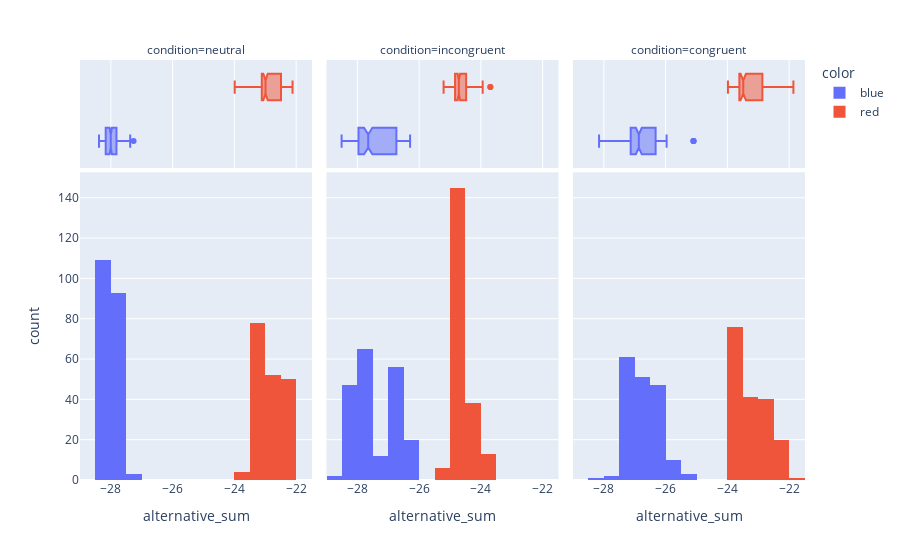

Notebook code for this chart:
### Code cell
px.histogram(df, x='alternative_sum', 
             color='color',marginal="box",
             facet_col='condition')

### Figure 1 — Plotly figure (JSON) as saved in the notebook; plotly's stock layout.template omitted (floating-point values rounded to 4 significant figures; data arrays with more than 128 entries replaced by an {"elided": "..."} marker saying what was removed)
{"data": [{"bingroup": "x", "hovertemplate": "color=blue<br>condition=neutral<br>alternative_sum=%{x}<br>count=%{y}<extra></extra>", "legendgroup": "blue", "marker": {"color": "#636efa", "pattern": {"shape": ""}}, "name": "blue", "orientation": "v", "showlegend": true, "type": "histogram", "x": {"elided": "205 float values"}, "xaxis": "x", "yaxis": "y"}, {"hovertemplate": "color=blue<br>condition=neutral<br>alternative_sum=%{x}<extra></extra>", "legendgroup": "blue", "marker": {"color": "#636efa"}, "name": "blue", "notched": true, "showlegend": false, "type": "box", "x": {"elided": "205 float values"}, "xaxis": "x4", "yaxis": "y4"}, {"bingroup": "x", "hovertemplate": "color=blue<br>condition=incongruent<br>alternative_sum=%{x}<br>count=%{y}<extra></extra>", "legendgroup": "blue", "marker": {"color": "#636efa", "pattern": {"shape": ""}}, "name": "blue", "orientation": "v", "showlegend": false, "type": "histogram", "x": {"elided": "202 float values"}, "xaxis": "x2", "yaxis": "y2"}, {"hovertemplate": "color=blue<br>condition=incongruent<br>alternative_sum=%{x}<extra></extra>", "legendgroup": "blue", "marker": {"color": "#636efa"}, "name": "blue", "notched": true, "showlegend": false, "type": "box", "x": {"elided": "202 float values"}, "xaxis": "x5", "yaxis": "y5"}, {"bingroup": "x", "hovertemplate": "color=blue<br>condition=congruent<br>alternative_sum=%{x}<br>count=%{y}<extra></extra>", "legendgroup": "blue", "marker": {"color": "#636efa", "pattern": {"shape": ""}}, "name": "blue", "orientation": "v", "showlegend": false, "type": "histogram", "x": {"elided": "175 float values"}, "xaxis": "x3", "yaxis": "y3"}, {"hovertemplate": "color=blue<br>condition=congruent<br>alternative_sum=%{x}<extra></extra>", "legendgroup": "blue", "marker": {"color": "#636efa"}, "name": "blue", "notched": true, "showlegend": false, "type": "box", "x": {"elided": "175 float values"}, "xaxis": "x6", "yaxis": "y6"}, {"bingroup": "x", "hovertemplate": "color=red<br>condition=neutral<br>alternative_sum=%{x}<br>count=%{y}<extra></extra>", "legendgroup": "red", "marker": {"color": "#EF553B", "pattern": {"shape": ""}}, "name": "red", "orientation": "v", "showlegend": true, "type": "histogram", "x": {"elided": "184 float values"}, "xaxis": "x", "yaxis": "y"}, {"hovertemplate": "color=red<br>condition=neutral<br>alternative_sum=%{x}<extra></extra>", "legendgroup": "red", "marker": {"color": "#EF553B"}, "name": "red", "notched": true, "showlegend": false, "type": "box", "x": {"elided": "184 float values"}, "xaxis": "x4", "yaxis": "y4"}, {"bingroup": "x", "hovertemplate": "color=red<br>condition=incongruent<br>alternative_sum=%{x}<br>count=%{y}<extra></extra>", "legendgroup": "red", "marker": {"color": "#EF553B", "pattern": {"shape": ""}}, "name": "red", "orientation": "v", "showlegend": false, "type": "histogram", "x": {"elided": "202 float values"}, "xaxis": "x2", "yaxis": "y2"}, {"hovertemplate": "color=red<br>condition=incongruent<br>alternative_sum=%{x}<extra></extra>", "legendgroup": "red", "marker": {"color": "#EF553B"}, "name": "red", "notched": true, "showlegend": false, "type": "box", "x": {"elided": "202 float values"}, "xaxis": "x5", "yaxis": "y5"}, {"bingroup": "x", "hovertemplate": "color=red<br>condition=congruent<br>alternative_sum=%{x}<br>count=%{y}<extra></extra>", "legendgroup": "red", "marker": {"color": "#EF553B", "pattern": {"shape": ""}}, "name": "red", "orientation": "v", "showlegend": false, "type": "histogram", "x": {"elided": "178 float values"}, "xaxis": "x3", "yaxis": "y3"}, {"hovertemplate": "color=red<br>condition=congruent<br>alternative_sum=%{x}<extra></extra>", "legendgroup": "red", "marker": {"color": "#EF553B"}, "name": "red", "notched": true, "showlegend": false, "type": "box", "x": {"elided": "178 float values"}, "xaxis": "x6", "yaxis": "y6"}], "layout": {"annotations": [{"font": {}, "showarrow": false, "text": "condition=neutral", "x": 0.16, "xanchor": "center", "xref": "paper", "y": 1, "yanchor": "bottom", "yref": "paper"}, {"font": {}, "showarrow": false, "text": "condition=incongruent", "x": 0.5, "xanchor": "center", "xref": "paper", "y": 1, "yanchor": "bottom", "yref": "paper"}, {"font": {}, "showarrow": false, "text": "condition=congruent", "x": 0.84, "xanchor": "center", "xref": "paper", "y": 1, "yanchor": "bottom", "yref": "paper"}], "barmode": "relative", "legend": {"title": {"text": "color"}, "tracegroupgap": 0}, "margin": {"t": 60}, "xaxis": {"anchor": "y", "domain": [0, 0.32], "title": {"text": "alternative_sum"}}, "xaxis2": {"anchor": "y2", "domain": [0.34, 0.66], "matches": "x", "title": {"text": "alternative_sum"}}, "xaxis3": {"anchor": "y3", "domain": [0.68, 1.0], "matches": "x", "title": {"text": "alternative_sum"}}, "xaxis4": {"anchor": "y4", "domain": [0, 0.32], "matches": "x", "showgrid": true, "showticklabels": false}, "xaxis5": {"anchor": "y5", "domain": [0.34, 0.66], "matches": "x", "showgrid": true, "showticklabels": false}, "xaxis6": {"anchor": "y6", "domain": [0.68, 1.0], "matches": "x", "showgrid": true, "showticklabels": false}, "yaxis": {"anchor": "x", "domain": [0, 0.7326], "title": {"text": "count"}}, "yaxis2": {"anchor": "x2", "domain": [0, 0.7326], "matches": "y", "showticklabels": false}, "yaxis3": {"anchor": "x3", "domain": [0, 0.7326], "matches": "y", "showticklabels": false}, "yaxis4": {"anchor": "x4", "domain": [0.7426, 1], "matches": "y4", "showgrid": false, "showline": false, "showticklabels": false, "ticks": ""}, "yaxis5": {"anchor": "x5", "domain": [0.7426, 1], "matches": "y4", "showgrid": false, "showline": false, "showticklabels": false, "ticks": ""}, "yaxis6": {"anchor": "x6", "domain": [0.7426, 1], "matches": "y4", "showgrid": false, "showline": false, "showticklabels": false, "ticks": ""}}}
